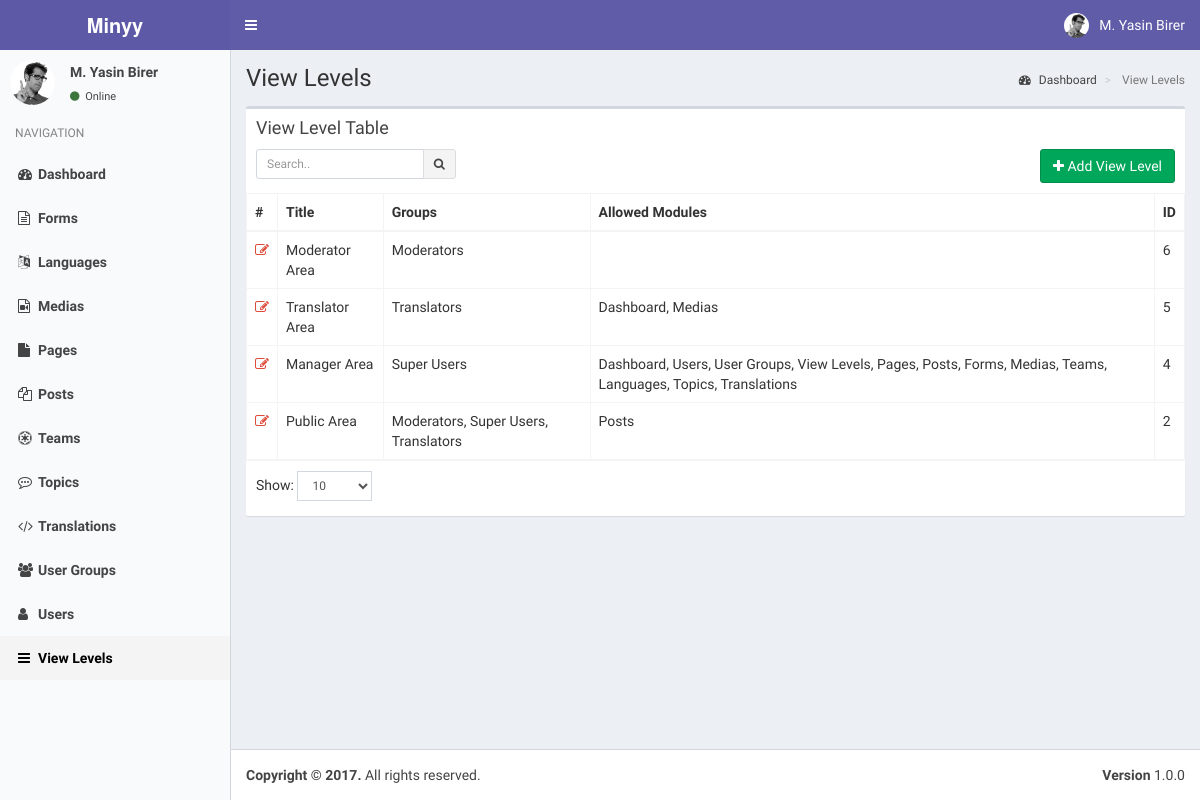
The page /index.php?controller=module&action=view_levels (signed in) on the database as committed earlier.
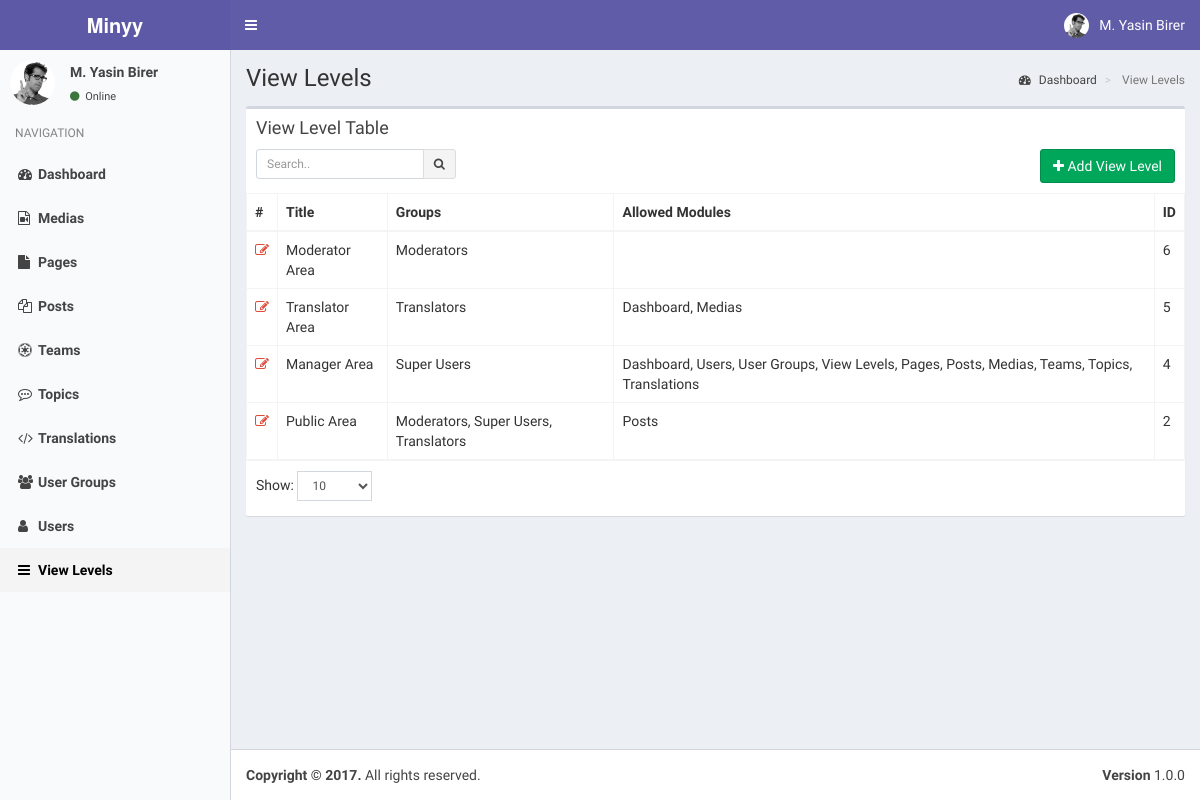
The same page on the database as committed later.
### tables this page shows
CREATE TABLE `modules` (
  `pk_module_id` int(11) NOT NULL,
  `name` varchar(20) NOT NULL,
  `icon` varchar(30) DEFAULT NULL,
  `module_key` varchar(20) NOT NULL,
  `does` text,
  `params` text
);

CREATE TABLE `view_levels` (
  `pk_view_level_id` int(11) NOT NULL,
  `title` varchar(100) NOT NULL,
  `groups` varchar(5120) NOT NULL DEFAULT '[]' COMMENT 'JSON encoded group id list',
  `modules` varchar(5120) NOT NULL DEFAULT '[]' COMMENT 'JSON encoded module list'
);

### helpers/view_helper.php (called while the page is built, shortened)
<?php
class ViewHelper
{
    private static $__layout='public';
    public static function getView($viewFolder,$viewFile){
        Functions::requireFile('views/'.$viewFolder,$viewFile.'.php');
    }
    public static function setLayout($layout){
        self::$__layout=$layout;
    }
    public static function getHeader(){
        require_once('views/'.self::$__layout.'_header.php');
    }
}
?>

### controllers/view_levels_controller.php (called while the page is built, shortened)
<?php
class ViewLevelsController implements ModuleInterface
{
    public static function getList($params=array()) {
        $search_term=isset($_GET['search_term']) ? Functions::clearString($_GET['search_term']) : "";
        $order_by=isset($_GET['order_by']) && !empty($_GET['order_by']) ? strtolower(Functions::clearString($_GET['order_by'])) : "id";
        $order_dir=isset($_GET['order_dir']) && !empty($_GET['order_dir']) ? strtolower(Functions::clearString($_GET['order_dir'])) : "desc";
        $limit=isset($_GET['limit']) && !empty($_GET['limit']) ? (int) Functions::clearString($_GET['limit']) : 20;
        $page=isset($_GET['page']) && !empty($_GET['page']) ? (int) Functions::clearString($_GET['page']) : 1;
        $offset=($page-1)*$limit;
        $params=[
            "search_term"=>$search_term,
            "order_by"=>$order_by,
            "order_dir"=>$order_dir,
            "limit"=>$limit,
            "offset"=>$offset
        ];
        $objList = ViewLevels::getObjList($params);
        $gparams=[
            "search_term"=>"",
            "order_by"=>"name",
            "order_dir"=>"asc",
            "limit"=>"1000",
            "offset"=>"0"
        ];
        $groupList= UserGroups::getObjList($gparams);
        ViewHelper::getView('view_levels','view_levels');
    }
}
?>

### index.php (called while the page is built, shortened)
<?php
require_once('helpers/view_helper.php');
require_once('helpers/functions_helper.php');
require_once('helpers/translate_helper.php');
require_once('helpers/module_helper.php');
require_once('models/users_model.php');
require_once('models/user_groups_model.php');
require_once('models/view_levels_model.php');
require_once('routes.php');

### models/users_model.php (called while the page is built, shortened)
<?php
class Users implements DatabaseObject {
    public $groups;
    public function __construct($pk_user_id,$username,$password,$email,$last_visit,$fullname,$registration_date){
        $this->fullname=$fullname;
        $this->groups=$this->getUserGroups($pk_user_id);
        $this->modules=$this->getUserModules($pk_user_id);
    }
    public static function getObj($id){
        try{
            $db = Db::getInstance();
            $id = intval($id);
            $req = $db->prepare('SELECT * FROM users WHERE pk_user_id = :pk_user_id');
            $req->execute(array('pk_user_id' => $id));
            $obj = $req->fetch();
            if($obj){
                return new Users( $obj['pk_user_id'],
                                    $obj['username'],
                                    $obj['password'],
                                    $obj['email'],
                                    $obj['last_visit'],
                                    $obj['fullname'],
                                    $obj['registration_date']);
            }
            else{
                return [];
            }
        }
        catch (PDOException $e){
            return $e->getMessage();
        }
    }
    public function getUserGroups($id){
        try{
            $db = Db::getInstance();
            $id = intval($id);
            $req = $db->prepare('SELECT * FROM user_usergroup_map WHERE pk_user_id = :pk_user_id');
            $req->execute(array('pk_user_id' => $id));
            $list=[];
            foreach($req->fetchAll() as $obj) {
                $list[]= $obj['pk_group_id'];
            }
            return $list;
        }
        catch (PDOException $e){
            return $e->getMessage();
        }
    }
    public function getUserModules(){
        $modules=[];
        $params=[
            "search_term"=>"",
            "order_by"=>"name",
            "order_dir"=>"asc",
            "limit"=>"1000",
            "offset"=>"0"
        ];
        $viewLevels=ViewLevels::getObjList($params);
        foreach($viewLevels as $viewObj){
            $voGroups=json_decode($viewObj->groups);
            $voModules=json_decode($viewObj->modules,true);
            foreach($this->groups as $uoGroup){
                if(in_array($uoGroup,$voGroups)){
                    $keys = array_keys($voModules);
                    foreach($keys as $key){
                        if(array_key_exists($key,$modules)){
                            $temp=array_merge($modules[$key],$voModules[$key]);
                            $modules[$key]=array_unique($temp);
                        }
                        else{
                            $modules[$key]=$voModules[$key];
                        }
                    }
                }
            }
        }
        ksort($modules);
        return $modules;
    }
}

### models/view_levels_model.php (called while the page is built, shortened)
<?php
class ViewLevels implements DatabaseObject {
    public function __construct($pk_view_level_id,$title,$groups,$modules){
        $this->pk_view_level_id=$pk_view_level_id;
        $this->title=$title;
    }
    public static function getObjList($params){
        $list = [];
        $order_dirs=array("desc","asc");
        $key=array_search($params["order_dir"],$order_dirs);
        $order_dir=$order_dirs[($key) ? $key : 0];
        $order_columns=array("pk_view_level_id", "title");
        $key=array_search($params["order_by"],$order_columns);
        $order_by=$order_columns[($key) ? $key : 0];
        $limit=$params["limit"] ? $params["limit"] : "20";
        $offset=$params["offset"] ? $params["offset"] : "0";
        $query="SELECT * FROM view_levels";
        $query.=" ORDER BY $order_by $order_dir LIMIT :offset , :limit";
        $db = Db::getInstance();
        $req = $db->prepare($query);
        $req->bindValue(':limit', intval($limit), PDO::PARAM_INT);
        $req->bindValue(':offset', intval($offset), PDO::PARAM_INT);
        $req->execute();
        foreach($req->fetchAll() as $obj) {
            $list[] = new ViewLevels( $obj['pk_view_level_id'],
                                $obj['title'],
                                $obj['groups'],
                                $obj['modules']);
        }
        return $list;
    }
}

### helpers/module_helper.php (called while the page is built, shortened)
<?php
class ModuleHelper
{
    public static function getModules(){
        try{
            $db = Db::getInstance();
            $req = $db->prepare('SELECT * FROM modules');
            $req->execute();
            $res=$req->fetchAll(PDO::FETCH_ASSOC);
            $returnArray=[];
            foreach($res as $obj){
                $returnArray[$obj['module_key']]=$obj;
            }
            return $returnArray;
        }
        catch(PDOException $e){
            return [];
            var_dump($e);
            die('Die...');
        }
    }
}
?>

### models/user_groups_model.php (called while the page is built, shortened)
<?php
class UserGroups implements DatabaseObject {
    public function __construct($pk_group_id,$name){
        $this->name=$name;
    }
    public static function getObjList($params){
        $list = [];
        $order_dirs=array("desc","asc");
        $key=array_search($params["order_dir"],$order_dirs);
        $order_dir=$order_dirs[($key) ? $key : 0];
        $order_columns=array("pk_group_id", "name");
        $key=array_search($params["order_by"],$order_columns);
        $order_by=$order_columns[($key) ? $key : 0];
        $limit=$params["limit"] ? $params["limit"] : "20";
        $offset=$params["offset"] ? $params["offset"] : "0";
        $query="SELECT * FROM user_groups";
        $query.=" ORDER BY $order_by $order_dir LIMIT :offset , :limit";
        $db = Db::getInstance();
        $req = $db->prepare($query);
        $req->bindValue(':limit', intval($limit), PDO::PARAM_INT);
        $req->bindValue(':offset', intval($offset), PDO::PARAM_INT);
        $req->execute();
        foreach($req->fetchAll() as $obj) {
            $list[] = new UserGroups( $obj['pk_group_id'],
                                $obj['name']);
        }
        return $list;
    }
}

### views/static/sidebar.php
<?php
global $currentUser;
global $MODULES;
?>
<section class="sidebar">
    <div class="user-panel">
    <div class="pull-left image">
        <img src="assets/img/user2-160x160.jpg" class="img-circle" alt="User Image">
    </div>
    <div class="pull-left info">
        <p><?php echo $currentUser->fullname; ?></p>
        <a href="#"><i class="fa fa-circle text-success"></i> <?php echo T::__('Online'); ?></a>
    </div>
    </div>
    <ul class="sidebar-menu">
    <li class="header"><?php echo T::__('NAVIGATION'); ?></li>
    <?php
    foreach($currentUser->modules as $module=>$moduleProps):
    ?>
    <li class="<?php echo Functions::isActive($module); ?>">
        <a href="index.php?controller=module&action=<?php echo $module; ?>"><i class="fa <?php echo $MODULES[$module]["icon"]; ?>"></i><span><?php echo $MODULES[$module]["name"]; ?></span></a>
    </li>
    <?php endforeach; ?>
    </ul>
</section>

### helpers/translate_helper.php (shortened to what the changed rows need)
<?php
class TranslateHelper {
    public static function __($text,$return=false){
        echo $text;
    }
}

### views/view_levels/view_levels.php (shortened to what the changed rows need)
<?php ViewHelper::getHeader(); ?>
<?php
    global $objList;
    global $params;
    global $groupList;
    global $MODULES;
?>
<section class="content-header">
    <h1>
    </h1>
    <ol class="breadcrumb">
    <li><a href="index.php"><i class="fa fa-dashboard"></i> <?php T::__("Dashboard"); ?></a></li>
    <li class="active"> <?php T::__("View Levels"); ?></li>
    </ol>
</section>
<section class="content">
    <div class="row">
    <div class="col-xs-12">
        <div class="box">
        <div class="box-header">
            <h3 class="box-title"><?php T::__("View Level Table"); ?></h3>
            <div class="box-toolbox">
            <form id="search-form">
            <div class="input-group input-group-sm pull-left search-form">
                <input type="text" name="table_search" class="form-control pull-right" placeholder="<?php T::__("Search.."); ?>" <?php echo !empty(Functions::getUrlVariableValue("search_term")) ? "value='".htmlspecialchars(urldecode(Functions::getUrlVariableValue("search_term")))."'" : ""; ?> />
                <div class="input-group-btn">
                <button type="submit" class="btn btn-default"><i class="fa fa-search"></i></button>
                </div>
            </div>
            </form>
            <button type="button" data-toggle="openModal" data-target="#addViewLevelModal" class="btn btn-success pull-right">
                <i class="fa fa-plus"></i> <?php T::__("Add View Level"); ?>
            </button>
            </div>
        </div>
        <div class="box-body table-responsive no-padding">
            <table class="table table-hover table-bordered">
            <thead>
                <tr>
                    <th>#</th>
                    <th><?php T::__("Title"); ?></th>
                    <th><?php T::__("Groups"); ?></th>
                    <th><?php T::__("Allowed Modules"); ?></th>
                    <th><?php T::__("ID"); ?></th>
                </tr>
            </thead>
            <tbody>
            <?php $i=$params['offset']+1; foreach($objList as $user): ?>
            <tr data-id="<?php echo $user->pk_view_level_id; ?>">
                <td><a data-toggle="tooltip" title="Düzenle" class="text-red" href="index.php?controller=module&action=view_levels&do=edit&id=<?php echo $user->pk_view_level_id; ?>"><i class="fa fa-edit"></i></a></td>
                <td class="has-link"><?php echo $user->title; ?></td>
                <td class="has-link">
                    <?php
                        $grpstr=[];
                        $userGroups=json_decode($user->groups);
                        foreach($groupList as $groupObj){
                            if(in_array($groupObj->pk_group_id,$userGroups)){
                                $grpstr[]=$groupObj->name;
                            }
                        }
                        echo implode(", ",$grpstr);
                    ?>
                </td>
                <td class="has-link">
                    <?php
                        $modulestr=[];
                        $userModules=json_decode($user->modules,true);
                        foreach($userModules as $moduleKey=>$moduleObj){
                            $modulestr[]=$MODULES[$moduleKey]["name"];
                        }
                        echo implode(", ",$modulestr);
                    ?>
                </td>
                <td class="has-link"><?php echo $user->pk_view_level_id; ?></td>
            </tr>
            <?php endforeach; ?>
            </tbody></table>
        </div>
        <div class="box-footer clearfix">
            <div class="table-length dataTables_length pull-left">
                <label><?php T::__("Show:"); ?>
                    <select name="limit" class="form-control input-sm">
                    <option value="10" <?php echo Functions::getUrlVariableValue("limit")=="10" ? "selected" : ""; ?>>10</option>
                    </select>
                </label>
            </div>
        </div>
        </div>
    </div>
    </div>
</section>

Rows that differ between the two databases and show on the page:
removed modules: name "Forms"
removed modules: name "Languages"
changed view_levels "Manager Area": modulestr "Dashboard, Users, User Groups, View Levels, Pages, Posts, Forms, Medias, Teams, Languages, Topics, Translations" → "Dashboard, Users, User Groups, View Levels, Pages, Posts, Medias, Teams, Topics, Translations"
